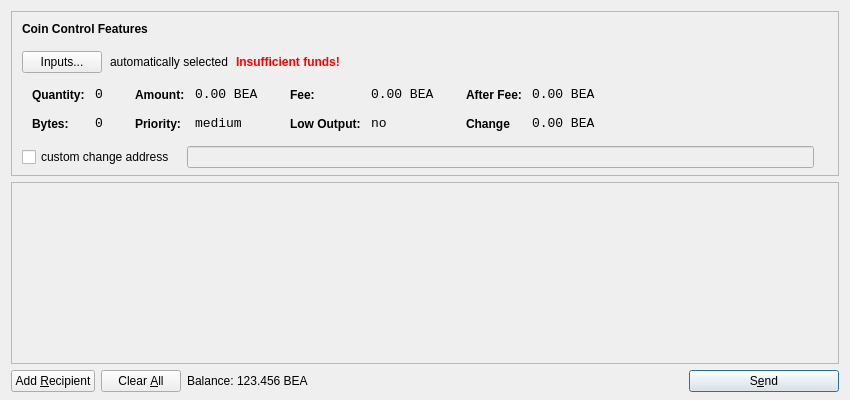
<?xml version="1.0" encoding="UTF-8"?>
<ui version="4.0">
 <class>SendCoinsDialog</class>
 <widget class="QDialog" name="SendCoinsDialog">
  <property name="geometry">
   <rect>
    <x>0</x>
    <y>0</y>
    <width>850</width>
    <height>400</height>
   </rect>
  </property>
  <property name="windowTitle">
   <string>Send Coins</string>
  </property>
  <layout class="QVBoxLayout" name="verticalLayout" stretch="0,1,0">
   <property name="bottomMargin">
    <number>8</number>
   </property>
   <item>
    <widget class="QFrame" name="frameCoinControl">
     <property name="sizePolicy">
      <sizepolicy hsizetype="Expanding" vsizetype="Expanding">
       <horstretch>0</horstretch>
       <verstretch>0</verstretch>
      </sizepolicy>
     </property>
     <property name="maximumSize">
      <size>
       <width>16777215</width>
       <height>16777215</height>
      </size>
     </property>
     <property name="frameShape">
      <enum>QFrame::StyledPanel</enum>
     </property>
     <property name="frameShadow">
      <enum>QFrame::Sunken</enum>
     </property>
     <layout class="QVBoxLayout" name="verticalLayoutCoinControl2">
      <property name="spacing">
       <number>-1</number>
      </property>
      <property name="leftMargin">
       <number>0</number>
      </property>
      <property name="topMargin">
       <number>0</number>
      </property>
      <property name="rightMargin">
       <number>0</number>
      </property>
      <property name="bottomMargin">
       <number>6</number>
      </property>
      <item>
       <layout class="QVBoxLayout" name="verticalLayoutCoinControl" stretch="0,0,0,0,1">
        <property name="spacing">
         <number>0</number>
        </property>
        <property name="leftMargin">
         <number>10</number>
        </property>
        <property name="topMargin">
         <number>10</number>
        </property>
        <item>
         <layout class="QHBoxLayout" name="horizontalLayoutCoinControl1">
          <property name="bottomMargin">
           <number>15</number>
          </property>
          <item>
           <widget class="QLabel" name="labelCoinControlFeatures">
            <property name="sizePolicy">
             <sizepolicy hsizetype="Preferred" vsizetype="Maximum">
              <horstretch>0</horstretch>
              <verstretch>0</verstretch>
             </sizepolicy>
            </property>
            <property name="font">
             <font>
              <weight>75</weight>
              <bold>true</bold>
             </font>
            </property>
            <property name="styleSheet">
             <string notr="true">font-weight:bold;</string>
            </property>
            <property name="text">
             <string>Coin Control Features</string>
            </property>
           </widget>
          </item>
         </layout>
        </item>
        <item>
         <layout class="QHBoxLayout" name="horizontalLayoutCoinControl2" stretch="0,0,0,0">
          <property name="spacing">
           <number>8</number>
          </property>
          <property name="bottomMargin">
           <number>10</number>
          </property>
          <item>
           <widget class="QPushButton" name="pushButtonCoinControl">
            <property name="styleSheet">
             <string notr="true"/>
            </property>
            <property name="text">
             <string>Inputs...</string>
            </property>
           </widget>
          </item>
          <item>
           <widget class="QLabel" name="labelCoinControlAutomaticallySelected">
            <property name="text">
             <string>automatically selected</string>
            </property>
            <property name="margin">
             <number>5</number>
            </property>
           </widget>
          </item>
          <item>
           <widget class="QLabel" name="labelCoinControlInsuffFunds">
            <property name="font">
             <font>
              <weight>75</weight>
              <bold>true</bold>
             </font>
            </property>
            <property name="styleSheet">
             <string notr="true">color:red;font-weight:bold;</string>
            </property>
            <property name="text">
             <string>Insufficient funds!</string>
            </property>
            <property name="margin">
             <number>5</number>
            </property>
           </widget>
          </item>
          <item>
           <spacer name="horizontalSpacerCoinControl">
            <property name="orientation">
             <enum>Qt::Horizontal</enum>
            </property>
            <property name="sizeHint" stdset="0">
             <size>
              <width>40</width>
              <height>1</height>
             </size>
            </property>
           </spacer>
          </item>
         </layout>
        </item>
        <item>
         <widget class="QWidget" name="widgetCoinControl" native="true">
          <property name="sizePolicy">
           <sizepolicy hsizetype="Preferred" vsizetype="Preferred">
            <horstretch>0</horstretch>
            <verstretch>0</verstretch>
           </sizepolicy>
          </property>
          <property name="minimumSize">
           <size>
            <width>0</width>
            <height>0</height>
           </size>
          </property>
          <property name="styleSheet">
           <string notr="true"/>
          </property>
          <layout class="QHBoxLayout" name="horizontalLayoutCoinControl5">
           <property name="margin">
            <number>0</number>
           </property>
           <item>
            <layout class="QHBoxLayout" name="horizontalLayoutCoinControl3" stretch="0,0,0,1">
             <property name="spacing">
              <number>20</number>
             </property>
             <property name="topMargin">
              <number>0</number>
             </property>
             <property name="bottomMargin">
              <number>10</number>
             </property>
             <item>
              <layout class="QFormLayout" name="formLayoutCoinControl1">
               <property name="horizontalSpacing">
                <number>10</number>
               </property>
               <property name="verticalSpacing">
                <number>14</number>
               </property>
               <property name="leftMargin">
                <number>10</number>
               </property>
               <property name="topMargin">
                <number>4</number>
               </property>
               <property name="rightMargin">
                <number>6</number>
               </property>
               <item row="0" column="0">
                <widget class="QLabel" name="labelCoinControlQuantityText">
                 <property name="styleSheet">
                  <string notr="true">font-weight:bold;</string>
                 </property>
                 <property name="text">
                  <string>Quantity:</string>
                 </property>
                 <property name="margin">
                  <number>0</number>
                 </property>
                </widget>
               </item>
               <item row="0" column="1">
                <widget class="QLabel" name="labelCoinControlQuantity">
                 <property name="font">
                  <font>
                   <family>Monospace</family>
                   <pointsize>10</pointsize>
                  </font>
                 </property>
                 <property name="cursor">
                  <cursorShape>IBeamCursor</cursorShape>
                 </property>
                 <property name="contextMenuPolicy">
                  <enum>Qt::ActionsContextMenu</enum>
                 </property>
                 <property name="text">
                  <string>0</string>
                 </property>
                 <property name="margin">
                  <number>0</number>
                 </property>
                 <property name="textInteractionFlags">
                  <set>Qt::LinksAccessibleByMouse|Qt::TextSelectableByKeyboard|Qt::TextSelectableByMouse</set>
                 </property>
                </widget>
               </item>
               <item row="1" column="0">
                <widget class="QLabel" name="labelCoinControlBytesText">
                 <property name="styleSheet">
                  <string notr="true">font-weight:bold;</string>
                 </property>
                 <property name="text">
                  <string>Bytes:</string>
                 </property>
                </widget>
               </item>
               <item row="1" column="1">
                <widget class="QLabel" name="labelCoinControlBytes">
                 <property name="font">
                  <font>
                   <family>Monospace</family>
                   <pointsize>10</pointsize>
                  </font>
                 </property>
                 <property name="cursor">
                  <cursorShape>IBeamCursor</cursorShape>
                 </property>
                 <property name="contextMenuPolicy">
                  <enum>Qt::ActionsContextMenu</enum>
                 </property>
                 <property name="text">
                  <string>0</string>
                 </property>
                 <property name="textInteractionFlags">
                  <set>Qt::LinksAccessibleByMouse|Qt::TextSelectableByKeyboard|Qt::TextSelectableByMouse</set>
                 </property>
                </widget>
               </item>
              </layout>
             </item>
             <item>
              <layout class="QFormLayout" name="formLayoutCoinControl2">
               <property name="horizontalSpacing">
                <number>10</number>
               </property>
               <property name="verticalSpacing">
                <number>14</number>
               </property>
               <property name="leftMargin">
                <number>6</number>
               </property>
               <property name="topMargin">
                <number>4</number>
               </property>
               <property name="rightMargin">
                <number>6</number>
               </property>
               <item row="0" column="0">
                <widget class="QLabel" name="labelCoinControlAmountText">
                 <property name="styleSheet">
                  <string notr="true">font-weight:bold;</string>
                 </property>
                 <property name="text">
                  <string>Amount:</string>
                 </property>
                 <property name="margin">
                  <number>0</number>
                 </property>
                </widget>
               </item>
               <item row="0" column="1">
                <widget class="QLabel" name="labelCoinControlAmount">
                 <property name="font">
                  <font>
                   <family>Monospace</family>
                   <pointsize>10</pointsize>
                  </font>
                 </property>
                 <property name="cursor">
                  <cursorShape>IBeamCursor</cursorShape>
                 </property>
                 <property name="contextMenuPolicy">
                  <enum>Qt::ActionsContextMenu</enum>
                 </property>
                 <property name="text">
                  <string>0.00 BEA</string>
                 </property>
                 <property name="textInteractionFlags">
                  <set>Qt::LinksAccessibleByMouse|Qt::TextSelectableByKeyboard|Qt::TextSelectableByMouse</set>
                 </property>
                </widget>
               </item>
               <item row="1" column="0">
                <widget class="QLabel" name="labelCoinControlPriorityText">
                 <property name="styleSheet">
                  <string notr="true">font-weight:bold;</string>
                 </property>
                 <property name="text">
                  <string>Priority:</string>
                 </property>
                </widget>
               </item>
               <item row="1" column="1">
                <widget class="QLabel" name="labelCoinControlPriority">
                 <property name="font">
                  <font>
                   <family>Monospace</family>
                   <pointsize>10</pointsize>
                  </font>
                 </property>
                 <property name="cursor">
                  <cursorShape>IBeamCursor</cursorShape>
                 </property>
                 <property name="contextMenuPolicy">
                  <enum>Qt::ActionsContextMenu</enum>
                 </property>
                 <property name="text">
                  <string>medium</string>
                 </property>
                 <property name="textInteractionFlags">
                  <set>Qt::LinksAccessibleByMouse|Qt::TextSelectableByKeyboard|Qt::TextSelectableByMouse</set>
                 </property>
                </widget>
               </item>
              </layout>
             </item>
             <item>
              <layout class="QFormLayout" name="formLayoutCoinControl3">
               <property name="horizontalSpacing">
                <number>10</number>
               </property>
               <property name="verticalSpacing">
                <number>14</number>
               </property>
               <property name="leftMargin">
                <number>6</number>
               </property>
               <property name="topMargin">
                <number>4</number>
               </property>
               <property name="rightMargin">
                <number>6</number>
               </property>
               <item row="0" column="0">
                <widget class="QLabel" name="labelCoinControlFeeText">
                 <property name="styleSheet">
                  <string notr="true">font-weight:bold;</string>
                 </property>
                 <property name="text">
                  <string>Fee:</string>
                 </property>
                 <property name="margin">
                  <number>0</number>
                 </property>
                </widget>
               </item>
               <item row="0" column="1">
                <widget class="QLabel" name="labelCoinControlFee">
                 <property name="font">
                  <font>
                   <family>Monospace</family>
                   <pointsize>10</pointsize>
                  </font>
                 </property>
                 <property name="cursor">
                  <cursorShape>IBeamCursor</cursorShape>
                 </property>
                 <property name="contextMenuPolicy">
                  <enum>Qt::ActionsContextMenu</enum>
                 </property>
                 <property name="text">
                  <string>0.00 BEA</string>
                 </property>
                 <property name="textInteractionFlags">
                  <set>Qt::LinksAccessibleByMouse|Qt::TextSelectableByKeyboard|Qt::TextSelectableByMouse</set>
                 </property>
                </widget>
               </item>
               <item row="1" column="0">
                <widget class="QLabel" name="labelCoinControlLowOutputText">
                 <property name="styleSheet">
                  <string notr="true">font-weight:bold;</string>
                 </property>
                 <property name="text">
                  <string>Low Output:</string>
                 </property>
                </widget>
               </item>
               <item row="1" column="1">
                <widget class="QLabel" name="labelCoinControlLowOutput">
                 <property name="font">
                  <font>
                   <family>Monospace</family>
                   <pointsize>10</pointsize>
                  </font>
                 </property>
                 <property name="cursor">
                  <cursorShape>IBeamCursor</cursorShape>
                 </property>
                 <property name="contextMenuPolicy">
                  <enum>Qt::ActionsContextMenu</enum>
                 </property>
                 <property name="text">
                  <string>no</string>
                 </property>
                 <property name="textInteractionFlags">
                  <set>Qt::LinksAccessibleByMouse|Qt::TextSelectableByKeyboard|Qt::TextSelectableByMouse</set>
                 </property>
                </widget>
               </item>
              </layout>
             </item>
             <item>
              <layout class="QFormLayout" name="formLayoutCoinControl4">
               <property name="horizontalSpacing">
                <number>10</number>
               </property>
               <property name="verticalSpacing">
                <number>14</number>
               </property>
               <property name="leftMargin">
                <number>6</number>
               </property>
               <property name="topMargin">
                <number>4</number>
               </property>
               <property name="rightMargin">
                <number>6</number>
               </property>
               <item row="0" column="0">
                <widget class="QLabel" name="labelCoinControlAfterFeeText">
                 <property name="styleSheet">
                  <string notr="true">font-weight:bold;</string>
                 </property>
                 <property name="text">
                  <string>After Fee:</string>
                 </property>
                 <property name="margin">
                  <number>0</number>
                 </property>
                </widget>
               </item>
               <item row="0" column="1">
                <widget class="QLabel" name="labelCoinControlAfterFee">
                 <property name="font">
                  <font>
                   <family>Monospace</family>
                   <pointsize>10</pointsize>
                  </font>
                 </property>
                 <property name="cursor">
                  <cursorShape>IBeamCursor</cursorShape>
                 </property>
                 <property name="contextMenuPolicy">
                  <enum>Qt::ActionsContextMenu</enum>
                 </property>
                 <property name="text">
                  <string>0.00 BEA</string>
                 </property>
                 <property name="textInteractionFlags">
                  <set>Qt::LinksAccessibleByMouse|Qt::TextSelectableByKeyboard|Qt::TextSelectableByMouse</set>
                 </property>
                </widget>
               </item>
               <item row="1" column="0">
                <widget class="QLabel" name="labelCoinControlChangeText">
                 <property name="styleSheet">
                  <string notr="true">font-weight:bold;</string>
                 </property>
                 <property name="text">
                  <string>Change</string>
                 </property>
                </widget>
               </item>
               <item row="1" column="1">
                <widget class="QLabel" name="labelCoinControlChange">
                 <property name="font">
                  <font>
                   <family>Monospace</family>
                   <pointsize>10</pointsize>
                  </font>
                 </property>
                 <property name="cursor">
                  <cursorShape>IBeamCursor</cursorShape>
                 </property>
                 <property name="contextMenuPolicy">
                  <enum>Qt::ActionsContextMenu</enum>
                 </property>
                 <property name="text">
                  <string>0.00 BEA</string>
                 </property>
                 <property name="textInteractionFlags">
                  <set>Qt::LinksAccessibleByMouse|Qt::TextSelectableByKeyboard|Qt::TextSelectableByMouse</set>
                 </property>
                </widget>
               </item>
              </layout>
             </item>
            </layout>
           </item>
          </layout>
         </widget>
        </item>
        <item>
         <layout class="QHBoxLayout" name="horizontalLayoutCoinControl4" stretch="0,0,0">
          <property name="spacing">
           <number>12</number>
          </property>
          <property name="sizeConstraint">
           <enum>QLayout::SetDefaultConstraint</enum>
          </property>
          <property name="topMargin">
           <number>5</number>
          </property>
          <property name="rightMargin">
           <number>5</number>
          </property>
          <item>
           <widget class="QCheckBox" name="checkBoxCoinControlChange">
            <property name="text">
             <string>custom change address</string>
            </property>
           </widget>
          </item>
          <item>
           <widget class="QLineEdit" name="lineEditCoinControlChange">
            <property name="enabled">
             <bool>false</bool>
            </property>
            <property name="sizePolicy">
             <sizepolicy hsizetype="Expanding" vsizetype="Fixed">
              <horstretch>0</horstretch>
              <verstretch>0</verstretch>
             </sizepolicy>
            </property>
           </widget>
          </item>
          <item>
           <widget class="QLabel" name="labelCoinControlChangeLabel">
            <property name="sizePolicy">
             <sizepolicy hsizetype="Preferred" vsizetype="Expanding">
              <horstretch>0</horstretch>
              <verstretch>0</verstretch>
             </sizepolicy>
            </property>
            <property name="minimumSize">
             <size>
              <width>0</width>
              <height>0</height>
             </size>
            </property>
            <property name="text">
             <string/>
            </property>
            <property name="margin">
             <number>3</number>
            </property>
           </widget>
          </item>
         </layout>
        </item>
        <item>
         <spacer name="verticalSpacerCoinControl">
          <property name="orientation">
           <enum>Qt::Vertical</enum>
          </property>
          <property name="sizeHint" stdset="0">
           <size>
            <width>800</width>
            <height>1</height>
           </size>
          </property>
         </spacer>
        </item>
       </layout>
      </item>
     </layout>
    </widget>
   </item>
   <item>
    <widget class="QScrollArea" name="scrollArea">
     <property name="widgetResizable">
      <bool>true</bool>
     </property>
     <widget class="QWidget" name="scrollAreaWidgetContents">
      <property name="geometry">
       <rect>
        <x>0</x>
        <y>0</y>
        <width>830</width>
        <height>165</height>
       </rect>
      </property>
      <layout class="QVBoxLayout" name="verticalLayout_2">
       <property name="margin">
        <number>0</number>
       </property>
       <item>
        <layout class="QVBoxLayout" name="entries">
         <property name="spacing">
          <number>6</number>
         </property>
        </layout>
       </item>
       <item>
        <spacer name="verticalSpacer">
         <property name="orientation">
          <enum>Qt::Vertical</enum>
         </property>
         <property name="sizeHint" stdset="0">
          <size>
           <width>20</width>
           <height>40</height>
          </size>
         </property>
        </spacer>
       </item>
      </layout>
     </widget>
    </widget>
   </item>
   <item>
    <layout class="QHBoxLayout" name="horizontalLayout">
     <item>
      <widget class="QPushButton" name="addButton">
       <property name="toolTip">
        <string>Send to multiple recipients at once</string>
       </property>
       <property name="text">
        <string>Add &amp;Recipient</string>
       </property>
       <property name="icon">
        <iconset resource="../bitcoin.qrc">
         <normaloff>:/icons/add</normaloff>:/icons/add</iconset>
       </property>
       <property name="autoDefault">
        <bool>false</bool>
       </property>
      </widget>
     </item>
     <item>
      <widget class="QPushButton" name="clearButton">
       <property name="sizePolicy">
        <sizepolicy hsizetype="Minimum" vsizetype="Fixed">
         <horstretch>0</horstretch>
         <verstretch>0</verstretch>
        </sizepolicy>
       </property>
       <property name="toolTip">
        <string>Remove all transaction fields</string>
       </property>
       <property name="text">
        <string>Clear &amp;All</string>
       </property>
       <property name="icon">
        <iconset resource="../bitcoin.qrc">
         <normaloff>:/icons/remove</normaloff>:/icons/remove</iconset>
       </property>
       <property name="autoRepeatDelay">
        <number>300</number>
       </property>
       <property name="autoDefault">
        <bool>false</bool>
       </property>
      </widget>
     </item>
     <item>
      <layout class="QHBoxLayout" name="horizontalLayout_2">
       <property name="spacing">
        <number>3</number>
       </property>
       <item>
        <widget class="QLabel" name="label">
         <property name="sizePolicy">
          <sizepolicy hsizetype="Preferred" vsizetype="Fixed">
           <horstretch>0</horstretch>
           <verstretch>0</verstretch>
          </sizepolicy>
         </property>
         <property name="text">
          <string>Balance:</string>
         </property>
        </widget>
       </item>
       <item>
        <widget class="QLabel" name="labelBalance">
         <property name="sizePolicy">
          <sizepolicy hsizetype="Preferred" vsizetype="Fixed">
           <horstretch>0</horstretch>
           <verstretch>0</verstretch>
          </sizepolicy>
         </property>
         <property name="cursor">
          <cursorShape>IBeamCursor</cursorShape>
         </property>
         <property name="text">
          <string>123.456 BEA</string>
         </property>
         <property name="textInteractionFlags">
          <set>Qt::LinksAccessibleByMouse|Qt::TextSelectableByKeyboard|Qt::TextSelectableByMouse</set>
         </property>
        </widget>
       </item>
      </layout>
     </item>
     <item>
      <spacer name="horizontalSpacer">
       <property name="orientation">
        <enum>Qt::Horizontal</enum>
       </property>
       <property name="sizeHint" stdset="0">
        <size>
         <width>40</width>
         <height>20</height>
        </size>
       </property>
      </spacer>
     </item>
     <item>
      <widget class="QPushButton" name="sendButton">
       <property name="minimumSize">
        <size>
         <width>150</width>
         <height>0</height>
        </size>
       </property>
       <property name="toolTip">
        <string>Confirm the send action</string>
       </property>
       <property name="text">
        <string>S&amp;end</string>
       </property>
       <property name="icon">
        <iconset resource="../bitcoin.qrc">
         <normaloff>:/icons/send</normaloff>:/icons/send</iconset>
       </property>
       <property name="default">
        <bool>true</bool>
       </property>
      </widget>
     </item>
    </layout>
   </item>
  </layout>
 </widget>
 <resources>
  <include location="../bitcoin.qrc"/>
 </resources>
 <connections/>
</ui>
